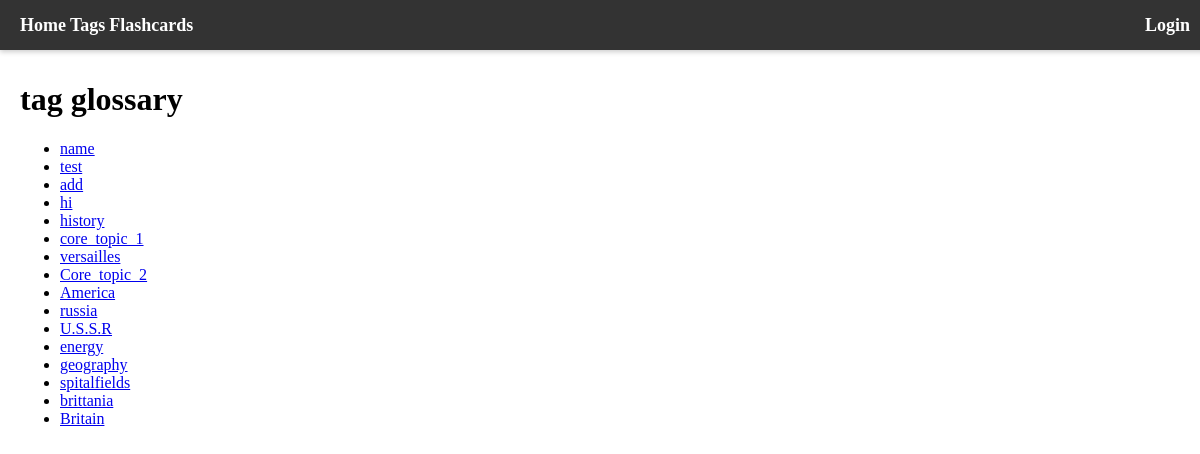
The app's page /tags/glossary, older data.
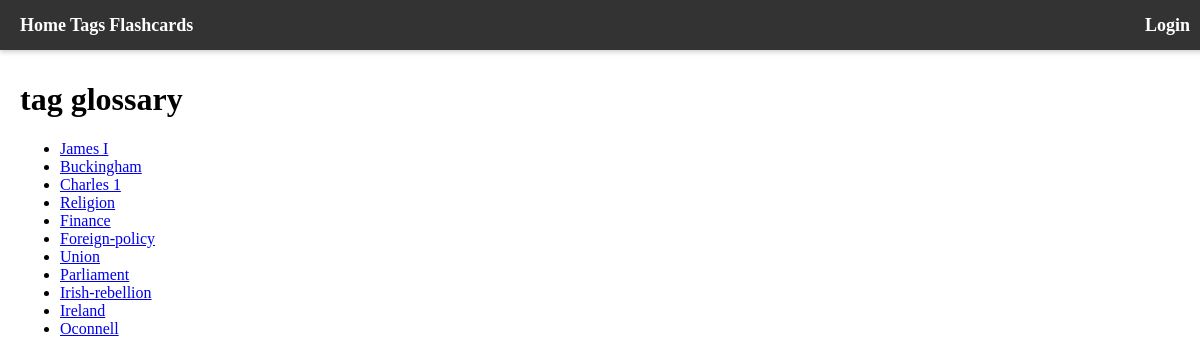
The same page, newer data.
### info/models.py (models this page shows, shortened)
class Tags(models.Model):
    class Meta:
        db_table = 'info_tags'
        managed = True
    id = models.UUIDField(primary_key=True, default=uuid.uuid4, editable=False)
    name = models.CharField(max_length=255)
    pages = models.ManyToManyField("Pages", blank=True, related_name="Tags")
    flashcards = models.ManyToManyField("quizzes.Flashcard", blank=True, related_name="Tags")
    details = models.TextField(null=True, blank=True, default="")
    date_created = models.DateTimeField(auto_now_add=True)
    class Meta:
        verbose_name_plural = ("Tags")

### info/views/tags.py (the view)
# urls.py: path("tags/glossary", tag_glossary, name="tag glossary"),
def tag_glossary(request):
    tags = Tags.objects.all()
    template = loader.get_template("tag_glossary.html")
    context = {
        "tags" : tags
    }
    return HttpResponse(template.render(context, request))

### info/templates/tag_glossary.html
{% extends "base.html" %}
{% block content%}
    <h1>tag glossary</h1>
    <ul>
        {% for tag in tags %}
        <li><a href="/tag/{{tag.id}}/{{tag.name}}">{{tag.name}}</a></li>
        {% endfor %}
    </ul>
{% endblock %}

### info/templates/base.html (shortened to what this page needs)
<!DOCTYPE html>
<html lang="en">
<head>
</head>
<body>
    <div class="sticky-banner">
        <div class="left-link">
            <a href="/">Home</a>
            <a href="/tags/glossary">Tags</a>
            <a href="/flashcards/all">Flashcards</a>
        </div>
        <div class="right-link">
            {% if user.is_authenticated %}
                <a href="/dashboard">Dashboard</a>
            {% else %}
                <a href="/accounts/login">Login</a>
            {%endif%}
        </div>
    </div>
    <div class="content">
        {% block content %}
        {% endblock%}
    </div>
</body>
</html>

### info/templates/base.html (style rules this page uses)
body, html { margin: 0; padding: 0; }
.sticky-banner { position: fixed; top: 0; left: 0; width: 100%; height: 50px; background-color: #333; color: white; display: flex; justify-content: space-between; align-items: center; padding: 0 20px; box-shadow: 0 2px 5px rgba(0, 0, 0, 0.2); z-index: 1000; }
.sticky-banner a { color: white; text-decoration: none; font-size: 18px; font-weight: bold; }
.content { margin-top: 40px; padding: 20px; }
.right-link { padding-right: 30px }

Row changes from the older to the newer data that the page shows:
removed Tags: name "name"
removed Tags: name "test"
removed Tags: name "add"
removed Tags: name "hi"
removed Tags: name "history"
removed Tags: name "core_topic_1"
removed Tags: name "versailles"
removed Tags: name "Core_topic_2"
removed Tags: name "America"
removed Tags: name "russia"
removed Tags: name "U.S.S.R"
removed Tags: name "energy"
removed Tags: name "geography"
removed Tags: name "spitalfields"
removed Tags: name "brittania"
removed Tags: name "Britain"
added Tags: name "James I"
added Tags: name "Buckingham"
added Tags: name "Charles 1"
added Tags: name "Religion"
added Tags: name "Finance"
added Tags: name "Foreign-policy"
added Tags: name "Union"
added Tags: name "Parliament"
added Tags: name "Irish-rebellion"
added Tags: name "Ireland"
added Tags: name "Oconnell"
